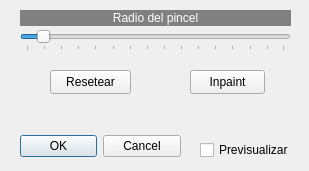
<?xml version="1.0" encoding="UTF-8"?>
<ui version="4.0">
 <class>Inpaint</class>
 <widget class="QDialog" name="Inpaint">
  <property name="windowModality">
   <enum>Qt::WindowModality::WindowModal</enum>
  </property>
  <property name="geometry">
   <rect>
    <x>0</x>
    <y>0</y>
    <width>309</width>
    <height>171</height>
   </rect>
  </property>
  <property name="windowTitle">
   <string>Inpaint</string>
  </property>
  <widget class="QDialogButtonBox" name="buttonBox">
   <property name="geometry">
    <rect>
     <x>20</x>
     <y>130</y>
     <width>161</width>
     <height>32</height>
    </rect>
   </property>
   <property name="orientation">
    <enum>Qt::Orientation::Horizontal</enum>
   </property>
   <property name="standardButtons">
    <set>QDialogButtonBox::StandardButton::Cancel|QDialogButtonBox::StandardButton::Ok</set>
   </property>
  </widget>
  <widget class="QCheckBox" name="checkBox">
   <property name="geometry">
    <rect>
     <x>200</x>
     <y>140</y>
     <width>91</width>
     <height>20</height>
    </rect>
   </property>
   <property name="text">
    <string>Previsualizar</string>
   </property>
  </widget>
  <widget class="QLabel" name="label">
   <property name="geometry">
    <rect>
     <x>20</x>
     <y>10</y>
     <width>271</width>
     <height>16</height>
    </rect>
   </property>
   <property name="styleSheet">
    <string notr="true">background-color: rgb(128, 128, 128);
color: rgb(255, 255, 255);</string>
   </property>
   <property name="text">
    <string>Radio del pincel</string>
   </property>
   <property name="alignment">
    <set>Qt::AlignmentFlag::AlignCenter</set>
   </property>
  </widget>
  <widget class="QSlider" name="horizontalSlider">
   <property name="geometry">
    <rect>
     <x>20</x>
     <y>30</y>
     <width>271</width>
     <height>21</height>
    </rect>
   </property>
   <property name="minimum">
    <number>1</number>
   </property>
   <property name="maximum">
    <number>300</number>
   </property>
   <property name="pageStep">
    <number>10</number>
   </property>
   <property name="value">
    <number>20</number>
   </property>
   <property name="orientation">
    <enum>Qt::Orientation::Horizontal</enum>
   </property>
   <property name="tickPosition">
    <enum>QSlider::TickPosition::TicksBelow</enum>
   </property>
   <property name="tickInterval">
    <number>20</number>
   </property>
  </widget>
  <widget class="QPushButton" name="pushButton">
   <property name="geometry">
    <rect>
     <x>50</x>
     <y>70</y>
     <width>81</width>
     <height>24</height>
    </rect>
   </property>
   <property name="text">
    <string>Resetear</string>
   </property>
  </widget>
  <widget class="QPushButton" name="pushButton_2">
   <property name="geometry">
    <rect>
     <x>190</x>
     <y>70</y>
     <width>75</width>
     <height>24</height>
    </rect>
   </property>
   <property name="text">
    <string>Inpaint</string>
   </property>
  </widget>
 </widget>
 <resources/>
 <connections>
  <connection>
   <sender>buttonBox</sender>
   <signal>accepted()</signal>
   <receiver>Inpaint</receiver>
   <slot>accept()</slot>
   <hints>
    <hint type="sourcelabel">
     <x>248</x>
     <y>254</y>
    </hint>
    <hint type="destinationlabel">
     <x>157</x>
     <y>274</y>
    </hint>
   </hints>
  </connection>
  <connection>
   <sender>buttonBox</sender>
   <signal>rejected()</signal>
   <receiver>Inpaint</receiver>
   <slot>reject()</slot>
   <hints>
    <hint type="sourcelabel">
     <x>316</x>
     <y>260</y>
    </hint>
    <hint type="destinationlabel">
     <x>286</x>
     <y>274</y>
    </hint>
   </hints>
  </connection>
 </connections>
</ui>
